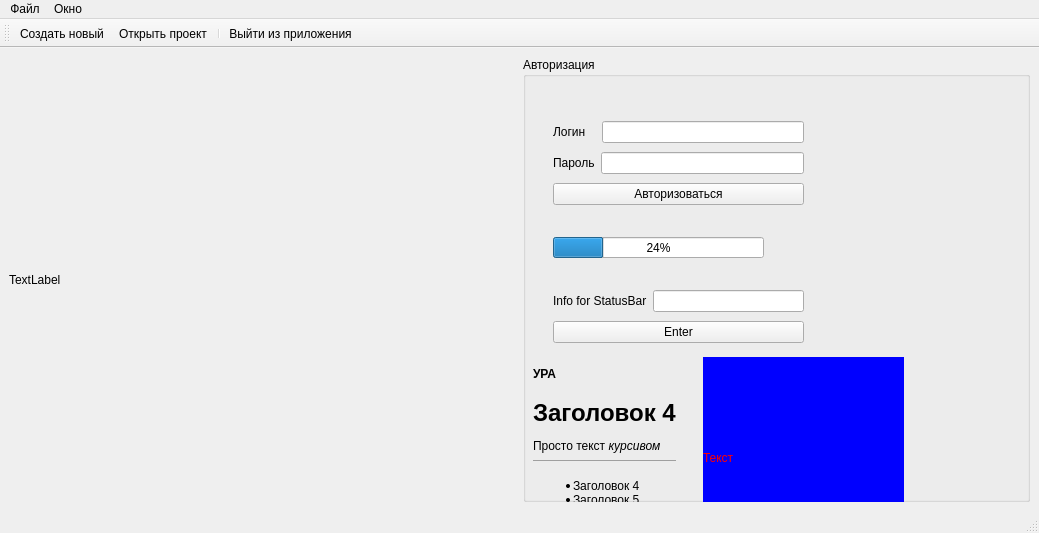
<?xml version="1.0" encoding="UTF-8"?>
<ui version="4.0">
 <class>MainWindow</class>
 <widget class="QMainWindow" name="MainWindow">
  <property name="geometry">
   <rect>
    <x>0</x>
    <y>0</y>
    <width>1039</width>
    <height>533</height>
   </rect>
  </property>
  <property name="windowTitle">
   <string>MainWindow</string>
  </property>
  <widget class="QWidget" name="centralwidget">
   <layout class="QGridLayout" name="gridLayout">
    <item row="0" column="2">
     <widget class="QGroupBox" name="groupBox">
      <property name="title">
       <string>Авторизация</string>
      </property>
      <widget class="QWidget" name="layoutWidget">
       <property name="geometry">
        <rect>
         <x>30</x>
         <y>61</y>
         <width>251</width>
         <height>92</height>
        </rect>
       </property>
       <layout class="QVBoxLayout" name="verticalLayout">
        <item>
         <layout class="QHBoxLayout" name="horizontalLayout_2">
          <item>
           <widget class="QLabel" name="label_2">
            <property name="text">
             <string>Логин   </string>
            </property>
           </widget>
          </item>
          <item>
           <widget class="QLineEdit" name="login">
            <property name="text">
             <string/>
            </property>
           </widget>
          </item>
         </layout>
        </item>
        <item>
         <layout class="QHBoxLayout" name="horizontalLayout">
          <item>
           <widget class="QLabel" name="label">
            <property name="text">
             <string>Пароль</string>
            </property>
           </widget>
          </item>
          <item>
           <widget class="QLineEdit" name="pass"/>
          </item>
         </layout>
        </item>
        <item>
         <widget class="QPushButton" name="pushButton">
          <property name="text">
           <string>Авторизоваться</string>
          </property>
         </widget>
        </item>
       </layout>
      </widget>
      <widget class="QWidget" name="layoutWidget">
       <property name="geometry">
        <rect>
         <x>30</x>
         <y>230</y>
         <width>251</width>
         <height>61</height>
        </rect>
       </property>
       <layout class="QVBoxLayout" name="verticalLayout_2">
        <item>
         <layout class="QHBoxLayout" name="horizontalLayout_3">
          <item>
           <widget class="QLabel" name="label_3">
            <property name="text">
             <string>Info for StatusBar</string>
            </property>
           </widget>
          </item>
          <item>
           <widget class="QLineEdit" name="input_text">
            <property name="text">
             <string/>
            </property>
           </widget>
          </item>
         </layout>
        </item>
        <item>
         <widget class="QPushButton" name="Enter">
          <property name="styleSheet">
           <string notr="true"/>
          </property>
          <property name="text">
           <string>Enter</string>
          </property>
         </widget>
        </item>
       </layout>
      </widget>
      <widget class="QProgressBar" name="progressBar">
       <property name="geometry">
        <rect>
         <x>30</x>
         <y>180</y>
         <width>211</width>
         <height>21</height>
        </rect>
       </property>
       <property name="minimum">
        <number>0</number>
       </property>
       <property name="maximum">
        <number>100</number>
       </property>
       <property name="value">
        <number>24</number>
       </property>
       <property name="orientation">
        <enum>Qt::Horizontal</enum>
       </property>
      </widget>
      <widget class="QPushButton" name="pushButton_2">
       <property name="geometry">
        <rect>
         <x>190</x>
         <y>650</y>
         <width>136</width>
         <height>24</height>
        </rect>
       </property>
       <property name="styleSheet">
        <string notr="true">background-color: rgb(255, 255, 0);</string>
       </property>
       <property name="text">
        <string>Проверка Radoi_Button</string>
       </property>
      </widget>
      <widget class="QCheckBox" name="checkBox1">
       <property name="geometry">
        <rect>
         <x>314</x>
         <y>615</y>
         <width>76</width>
         <height>20</height>
        </rect>
       </property>
       <property name="text">
        <string>CheckBox</string>
       </property>
      </widget>
      <widget class="QLabel" name="label_4">
       <property name="geometry">
        <rect>
         <x>10</x>
         <y>300</y>
         <width>143</width>
         <height>226</height>
        </rect>
       </property>
       <property name="text">
        <string>&lt;b&gt;УРА&lt;/b&gt;
&lt;h1&gt;Заголовок 4&lt;/h1&gt;
Просто текст &lt;em&gt;курсивом&lt;/em&gt;
&lt;hr&gt;
&lt;ul&gt;
&lt;li&gt;Заголовок 4&lt;/li&gt;
&lt;li&gt;Заголовок 5&lt;/li&gt;
&lt;/ul&gt;
&lt;ol&gt;
&lt;li&gt;Заголовок 4&lt;/li&gt;
&lt;li&gt;Заголовок 5&lt;/li&gt;
&lt;/ol&gt;
&lt;hr&gt;
</string>
       </property>
      </widget>
      <widget class="QPushButton" name="pushButton_3">
       <property name="geometry">
        <rect>
         <x>184</x>
         <y>540</y>
         <width>181</width>
         <height>24</height>
        </rect>
       </property>
       <property name="styleSheet">
        <string notr="true">background-color: rgb(255, 0, 0);
opacity:0.1;
text-align:center;
font-family:  arial;</string>
       </property>
       <property name="text">
        <string>sdfadsfadsf</string>
       </property>
      </widget>
      <widget class="QWidget" name="layoutWidget">
       <property name="geometry">
        <rect>
         <x>253</x>
         <y>601</y>
         <width>57</width>
         <height>52</height>
        </rect>
       </property>
       <layout class="QVBoxLayout" name="verticalLayout_3">
        <item>
         <widget class="QRadioButton" name="radioButton_3">
          <property name="text">
           <string>Гоша</string>
          </property>
         </widget>
        </item>
        <item>
         <widget class="QRadioButton" name="radioButton_4">
          <property name="text">
           <string>Петя</string>
          </property>
         </widget>
        </item>
       </layout>
      </widget>
      <widget class="QWidget" name="layoutWidget">
       <property name="geometry">
        <rect>
         <x>191</x>
         <y>601</y>
         <width>58</width>
         <height>52</height>
        </rect>
       </property>
       <layout class="QVBoxLayout" name="verticalLayout_4">
        <item>
         <widget class="QRadioButton" name="radioButton">
          <property name="text">
           <string>Марк</string>
          </property>
         </widget>
        </item>
        <item>
         <widget class="QRadioButton" name="radioButton_2">
          <property name="text">
           <string>Джон</string>
          </property>
         </widget>
        </item>
       </layout>
      </widget>
      <widget class="QLabel" name="label_5">
       <property name="geometry">
        <rect>
         <x>180</x>
         <y>300</y>
         <width>201</width>
         <height>201</height>
        </rect>
       </property>
       <property name="styleSheet">
        <string notr="true">font: 700 9pt &quot;Segoe UI&quot;;
color:red;

background-color:blue;
</string>
       </property>
       <property name="text">
        <string>Текст</string>
       </property>
      </widget>
      <widget class="QRadioButton" name="radioButton_5">
       <property name="geometry">
        <rect>
         <x>0</x>
         <y>580</y>
         <width>89</width>
         <height>20</height>
        </rect>
       </property>
       <property name="text">
        <string>Первая</string>
       </property>
      </widget>
      <widget class="QRadioButton" name="radioButton_6">
       <property name="geometry">
        <rect>
         <x>0</x>
         <y>600</y>
         <width>89</width>
         <height>20</height>
        </rect>
       </property>
       <property name="text">
        <string>Вторая</string>
       </property>
      </widget>
      <widget class="QCheckBox" name="checkBox">
       <property name="geometry">
        <rect>
         <x>0</x>
         <y>630</y>
         <width>75</width>
         <height>20</height>
        </rect>
       </property>
       <property name="text">
        <string>Чек-бокс</string>
       </property>
      </widget>
     </widget>
    </item>
    <item row="0" column="1">
     <widget class="QLabel" name="image1">
      <property name="minimumSize">
       <size>
        <width>200</width>
        <height>200</height>
       </size>
      </property>
      <property name="text">
       <string>TextLabel</string>
      </property>
     </widget>
    </item>
   </layout>
  </widget>
  <widget class="QMenuBar" name="menubar">
   <property name="geometry">
    <rect>
     <x>0</x>
     <y>0</y>
     <width>1039</width>
     <height>22</height>
    </rect>
   </property>
   <widget class="QMenu" name="menu">
    <property name="title">
     <string>Файл</string>
    </property>
    <addaction name="action"/>
    <addaction name="action_2"/>
    <addaction name="separator"/>
    <addaction name="action_3"/>
   </widget>
   <widget class="QMenu" name="menu_2">
    <property name="title">
     <string>Окно</string>
    </property>
    <addaction name="action_5"/>
    <addaction name="action_6"/>
    <addaction name="action_7"/>
    <addaction name="separator"/>
   </widget>
   <addaction name="menu"/>
   <addaction name="menu_2"/>
  </widget>
  <widget class="QStatusBar" name="statusbar"/>
  <widget class="QToolBar" name="mainToolBar">
   <property name="windowTitle">
    <string>toolBar</string>
   </property>
   <attribute name="toolBarArea">
    <enum>TopToolBarArea</enum>
   </attribute>
   <attribute name="toolBarBreak">
    <bool>false</bool>
   </attribute>
   <addaction name="action"/>
   <addaction name="action_2"/>
   <addaction name="separator"/>
   <addaction name="action_3"/>
  </widget>
  <action name="action">
   <property name="icon">
    <iconset resource="resource.qrc">
     <normaloff>:/resourec/img/qt_new.png</normaloff>:/resourec/img/qt_new.png</iconset>
   </property>
   <property name="text">
    <string>Создать новый</string>
   </property>
  </action>
  <action name="action_3">
   <property name="enabled">
    <bool>true</bool>
   </property>
   <property name="icon">
    <iconset resource="resource.qrc">
     <normaloff>:/resourec/img/qt_exit.png</normaloff>:/resourec/img/qt_exit.png</iconset>
   </property>
   <property name="text">
    <string>Выйти из приложения</string>
   </property>
  </action>
  <action name="action_2">
   <property name="checkable">
    <bool>false</bool>
   </property>
   <property name="enabled">
    <bool>true</bool>
   </property>
   <property name="icon">
    <iconset resource="resource.qrc">
     <normaloff>:/resourec/img/qt_open.png</normaloff>:/resourec/img/qt_open.png</iconset>
   </property>
   <property name="text">
    <string>Открыть проект</string>
   </property>
  </action>
  <action name="action_5">
   <property name="text">
    <string>Закрыть окно</string>
   </property>
  </action>
  <action name="action_6">
   <property name="text">
    <string>Открыть новое окно</string>
   </property>
  </action>
  <action name="action_7">
   <property name="text">
    <string>Вид</string>
   </property>
  </action>
 </widget>
 <resources>
  <include location="resource.qrc"/>
 </resources>
 <connections/>
</ui>
